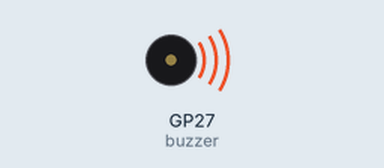
The program below on a simulated Raspberry Pi Pico running MicroPython. On the bench: buzzer (waves = sounding). At 3.5 s the program stops and its outputs stay as they are.

Above: at 0.1 s.
At 3.6 s:
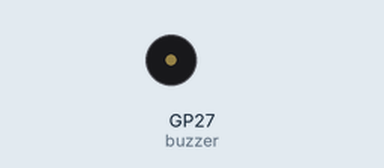
Timing chart, 0 to 5.0 s (numbered marks = the images above):
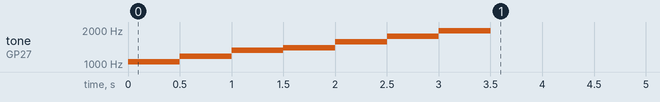

The program:

buzzer_demo.py
```python
##############################################################################
# MicroPython code for Grove Buzzer
# Requires the Grove Buzzer module, which is a simple piezo buzzer
# that can produce sound.
# The buzzer can be used to generate different tones and melodies.
#
# Depends on file buzzer.py
# The buzzer.py file contains the class BUZZER, which is used to control
# the buzzer. The class provides methods to play different notes and
# melodies. The buzzer is connected to a PWM pin on the microcontroller.
# The code uses the PWM class from the machine module to control the
# buzzer's frequency and duty cycle.
##############################################################################

from machine import Pin, PWM
from time import sleep
from buzzer import BUZZER


def main():
    buzzer = BUZZER()
    buzzer.do()
    buzzer.re()
    buzzer.mi()
    buzzer.fa()
    buzzer.sol()
    buzzer.la()
    buzzer.si()

main()
```

buzzer.py
```python
##############################################################################
# Contains the class BUZZER, which is used to control the buzzer.
# The class provides methods to play different notes and melodies.
# The buzzer is connected to a PWM pin on the microcontroller.
# The code uses the PWM class from the machine module to control the
# buzzer's frequency and duty cycle.
##############################################################################

from machine import I2C,Pin,PWM
from time import sleep

# Frequency values for musical notes
Freq = (30000,1046,1174,1318,1396,1567,1780,1975,2085)


class MUSIC:
    def __init__(self,pwm1):
        self.pwm = pwm1

    def music(self, number):
        self.pwm.freq(Freq[number])
        self.pwm.duty_u16(5000)


class BUZZER:
    def __init__(self):
        # DAC output (buzzer) connected to A1
        self.buzzer = PWM(Pin(27))


    def soundOff(self):
        self.buzzer.duty_u16(0)

    # Predefined sound for OK event
    def soundOK(self):
        self.buzzer.duty_u16(10000)
        self.buzzer.freq(1000)
        sleep(0.1)
        self.buzzer.freq(2000)
        sleep(0.1)
        self.buzzer.freq(3000)
        sleep(0.1)
        self.soundOff()

    # Predefined sound for error event
    def soundError(self):
        self.buzzer.freq(2000)
        self.buzzer.duty_u16(10000)
        sleep(0.1)
        self.buzzer.freq(1000)
        sleep(0.2)
        self.soundOff()


    def do(self, duration=0.5):
        self.buzzer.freq(1046) #DO
        self.buzzer.duty_u16(1000)
        sleep(duration)
        self.soundOff()


    def re(self, duration=0.5):
        self.buzzer.freq(1175) #RE
        self.buzzer.duty_u16(1000)
        sleep(duration)
        self.soundOff()


    def mi(self, duration=0.5):
        self.buzzer.freq(1318) #MI
        self.buzzer.duty_u16(1000)
        sleep(duration)
        self.soundOff()


    def fa(self, duration=0.5):
        self.buzzer.freq(1397) #FA
        self.buzzer.duty_u16(1000)
        sleep(duration)
        self.soundOff()


    def sol(self, duration=0.5):
        self.buzzer.freq(1568) #SO
        self.buzzer.duty_u16(1000)
        sleep(duration)
        self.soundOff()


    def la(self, duration=0.5):
        self.buzzer.freq(1760) #LA
        self.buzzer.duty_u16(1000)
        sleep(duration)
        self.soundOff()


    def si(self, duration=0.5):
        self.buzzer.freq(1967) #SI
        self.buzzer.duty_u16(1000)
        sleep(duration)
        self.soundOff()
```

Measured:
- by itself, tone on GP27 (buzzer): plays 1046 Hz for 0.50 s, 1175 Hz for 0.50 s, 1318 Hz for 0.50 s, 1397 Hz for 0.50 s, 1568 Hz for 0.50 s, 1760 Hz for 0.50 s … (7 notes in this stretch)
